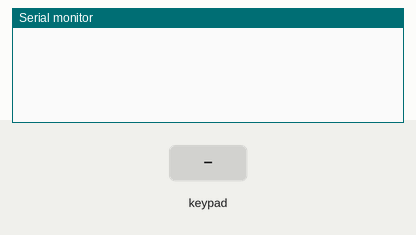
Recording of a sketch running on a simulated Arduino Uno, built with avr-gcc and run on an emulated ATmega328P. On the bench: the last lines printed to the serial monitor. The test bench sets the inputs (shaded band).

Above: at 1.2 s.
1.3 s: key '1' pressed
At 2.5 s:
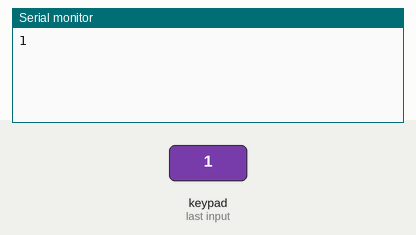
2.8 s: keypad keys 7 6 5 4 # pressed 0.4 s apart
At 5.0 s:
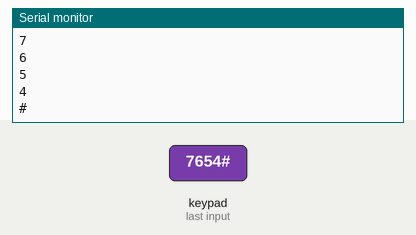
6.3 s: key '/' pressed
At 7.5 s:
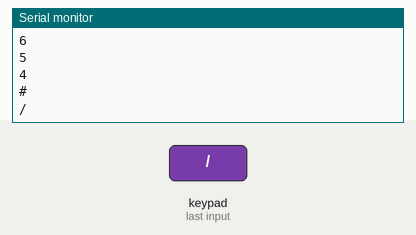
7.8 s: keypad keys 7 6 5 4 * pressed 0.4 s apart
At 9.9 s:
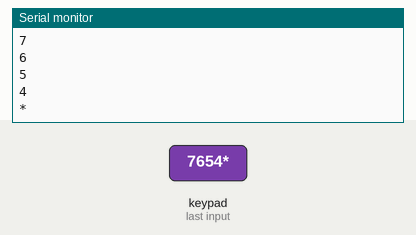
11.3 s: key '=' pressed
At 12.5 s:
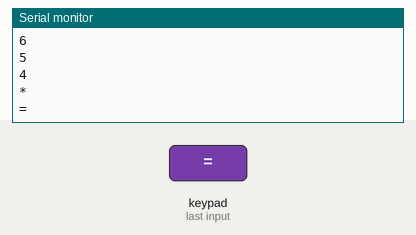
Timing chart, 0 to 13.8 s (numbered marks = the images above; inputs shaded):
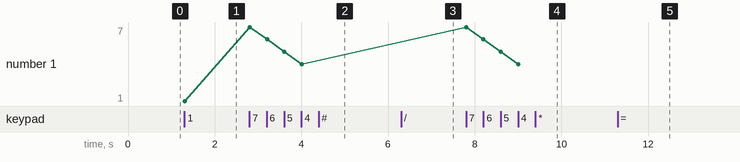

Measured:
- after the input at 1.3 s, the serial monitor: prints a new line at once (image 1)
- after the input at 2.8 s, the serial monitor: prints a new line at once (image 2)
- after the input at 6.3 s, the serial monitor: prints a new line at once (image 3)
- after the input at 7.8 s, the serial monitor: prints a new line at once (image 4)
- after the input at 11.3 s, the serial monitor: prints a new line at once (image 5)
- plotted number 1: 1 → 4 after the input at 2.8 s

The sketch:

CustomKeypad.ino
```cpp
#include <Keypad.h>

const byte ROWS = 4; //four rows
const byte COLS = 4; //four columns
//define the cymbols on the buttons of the keypads
char hexaKeys[ROWS][COLS] = {
  {'1','2','3','+'},
  {'4','5','6','-'},
  {'7','8','9','/'},
  {'*','0','#','='}
};
byte rowPins[ROWS] = {7, 6, 5, 4}; //connect to the row pinouts of the keypad
byte colPins[COLS] = {3, 2, A4, A5}; //connect to the column pinouts of the keypad

//initialize an instance of class NewKeypad
Keypad customKeypad = Keypad( makeKeymap(hexaKeys), rowPins, colPins, ROWS, COLS);

void setup()
{
  Serial.begin(9600);
}

void loop()
{
  char customKey = customKeypad.getKey();

  if (customKey)
  {
    Serial.println(customKey);
  }
}
```
